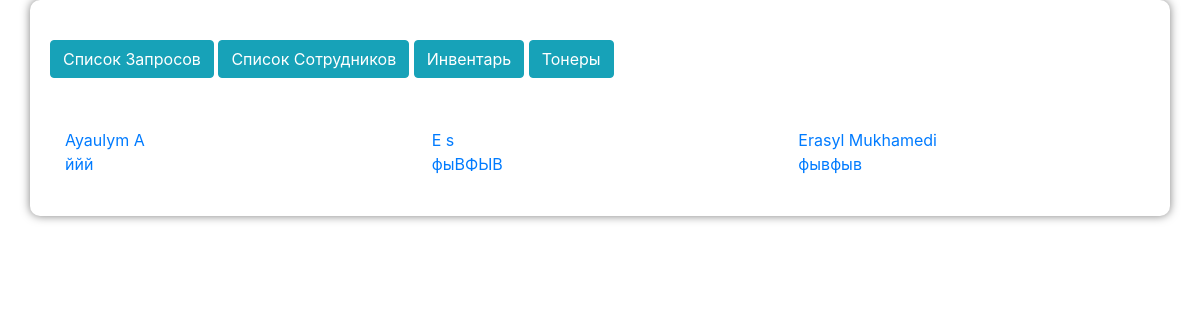
Page /level_list/ (signed in) on the earlier database version.
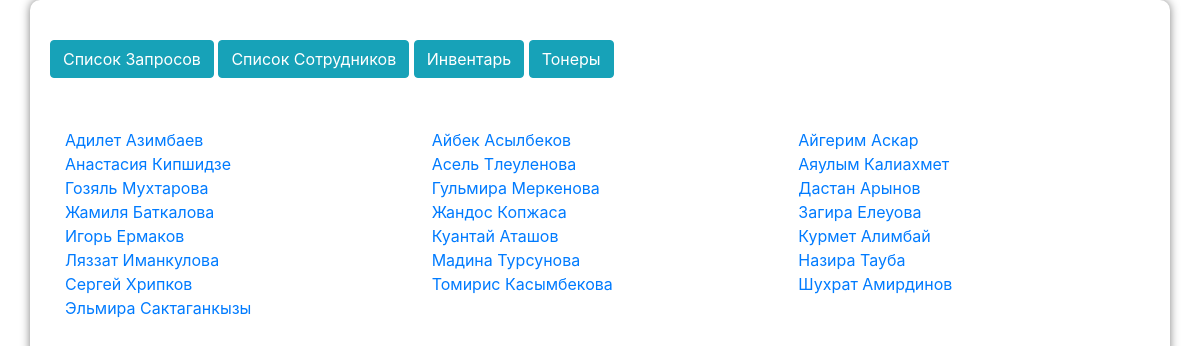
Same page on the later database version.
### blog/models.py (models this page shows, shortened)
class Worker(models.Model):
    name = models.CharField(max_length=200, default='')
    surname = models.CharField(max_length=200, default='')
    email = models.CharField(max_length=200, default='')
    company = models.CharField(
        max_length=2,
        choices=companyChoice,
        default='pd',
    )
    job = models.CharField(
        max_length=2,
        choices=jobChoice,
        default='pd',
    )

### blog/views.py (the view)
# urls.py: path('level_list/', views.level_list, name='level_list'),
def level_list(request):
    posts = Worker.objects.order_by('name')
    return render(request, 'blog/level_list.html', {'posts': posts})

### blog/templates/blog/level_list.html (shortened to what this page needs)
{% extends 'blog/base.html' %}
{% block content %}
    {% if user.is_authenticated %}
        <div class="row">
            {% for post in posts %}
            <div class="col-md-4"  id="{% if post.company == 'pd' %}001{% elif post.company == 'ar' %}002{% elif post.company == 'bt' %}003{% elif post.company == 'ts' %}004{% elif post.company == 'ki' %}005{% elif post.company == 'co' %}co{% else %}un{% endif %}{{ post.job }}{{ post.workerID }}">
                <a href="{% url 'level_detail' pk=post.pk %}">
                    {{ post.name }}
                    {{ post.surname }}
                </a>
            </div>
            {% endfor %}
        </div>
    {% else %}
        <a href="/accounts/login/">Login</a>
    {% endif %}
{% endblock %}

Differences in the rows shown:
removed Worker: name "Ayaulym", surname "A"
removed Worker: name "E", surname "s"
removed Worker: name "Erasyl", surname "Mukhamedi"
removed Worker: name "ййй"
removed Worker: name "фыВФЫВ"
removed Worker: name "фывфыв"
added Worker: name "Адилет", surname "Азимбаев"
added Worker: name "Айбек", surname "Асылбеков"
added Worker: name "Айгерим", surname "Аскар"
added Worker: name "Анастасия", surname "Кипшидзе"
added Worker: name "Асель", surname "Тлеуленова"
added Worker: name "Аяулым", surname "Калиахмет"
added Worker: name "Гозяль", surname "Мухтарова"
added Worker: name "Гульмира", surname "Меркенова"
added Worker: name "Дастан", surname "Арынов"
added Worker: name "Жамиля", surname "Баткалова"
added Worker: name "Жандос", surname "Копжаса"
added Worker: name "Загира", surname "Елеуова"
added Worker: name "Игорь", surname "Ермаков"
added Worker: name "Куантай", surname "Аташов"
added Worker: name "Курмет", surname "Алимбай"
added Worker: name "Ляззат", surname "Иманкулова"
added Worker: name "Мадина", surname "Турсунова"
added Worker: name "Назира", surname "Тауба"
added Worker: name "Сергей", surname "Хрипков"
added Worker: name "Томирис", surname "Касымбекова"
added Worker: name "Шухрат", surname "Амирдинов"
added Worker: name "Эльмира", surname "Сактаганкызы"
